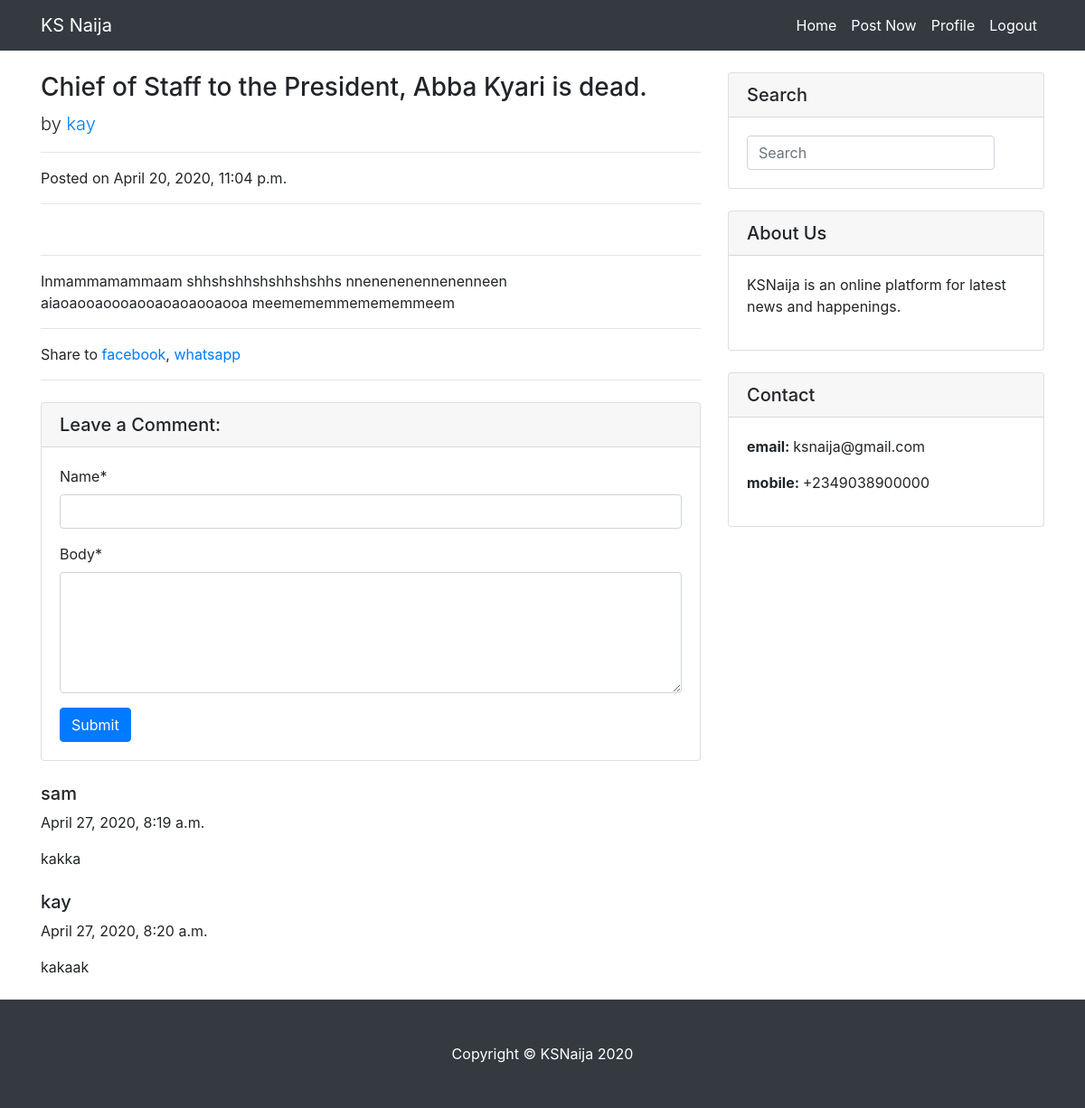
Page /post/2/ (signed in) on the committed database.
### blog/models.py (models this page shows, shortened)
class Post(models.Model):
    title = models.CharField(max_length=100)
    content = models.TextField()
    date = models.DateTimeField(auto_now_add=True)
    author = models.ForeignKey(User, on_delete=models.CASCADE)
    image = CloudinaryField('image')
    def get_absolute_url(self):
        return reverse('post-detail', kwargs={'pk': self.pk})

class Comment(models.Model):
    name = models.CharField(max_length=100)
    body = models.TextField()
    post = models.ForeignKey(Post, related_name='comments', on_delete=models.CASCADE)
    added_date = models.DateTimeField(auto_now_add=True)
    active = models.BooleanField(default=True)

### blog/views.py (the view)
# urls.py: path('post/<int:pk>/', PostDetail, name='post-detail'),
@login_required
def PostDetail(request, pk):
    post = get_object_or_404(Post, pk=pk)
    comments = post.comments.filter(active=True)
    new_comment = None
    if request.method == 'POST':
        comment_form = CommentForm(data=request.POST)
        if comment_form.is_valid():
            new_comment = comment_form.save(commit=False)
            new_comment.post = post
            new_comment.save()
    else:
        comment_form = CommentForm()
    context = {
        'post': post,
        'comments': comments,
        'new_comment': new_comment,
        'comment_form': comment_form
    }
    return render(request, 'blog/detail.html', context)

### blog/forms.py
class CommentForm(forms.ModelForm):
    class Meta:
        model = Comment
        fields = ['name', 'body']
        widgets = {'body': forms.Textarea(attrs={'cols': 20, 'rows': 5})}

### blog/templates/blog/detail.html (shortened to what this page needs)
{% extends 'blog/base.html' %}
{% block content %}
    {% load thumbnail %}
    {% load crispy_forms_tags %}
      <div class="col-lg-8">
        <h3 class="mt-4">{{ post.title }}</h3>
        <p class="lead">
          by
          <a href="{% url 'user-post' post.author.username %}">{{ post.author }}</a>
        </p>
        <hr>
        <p>Posted on {{ post.date }}</p>
        <hr>
        <hr>
        <p>{{ post.content }}</p>
        <hr>
      <p>Share to <a href="https://www.facebook.com/sharer.php?href={{ post.get_absolute_url }}">facebook</a>,
       <a href="https://wa.me/?text={{ post.get_absolute_url }}">whatsapp</a></p>
      <hr>
        <div class="card my-4">
      {% if new_comment %}
            <h5>Your comment has been added</h5>
            {% else %}
          <h5 class="card-header">Leave a Comment:</h5>
          <div class="card-body">
            <form method="POST"> {% csrf_token %}
                {{ comment_form|crispy }}
              <button type="submit" class="btn btn-primary">Submit</button>
            </form>
          </div>
        {% endif %}
        </div>
      {% for comment in comments %}
      <div class="media mb-4">
          <div class="media-body">
            <h5 class="mt-0">{{ comment.name }}</h5>
              <p>{{ comment.added_date }}</p>
            {{ comment.body }}
          </div>
      </div>
      {% endfor %}
          </div>
{% endblock %}

### blog/static/blog/css/blog-home.css (style rules this page uses)
body { padding-top: 56px; }

### rows in the picture
Post: title "Chief of Staff to the President, Abba Kyari is dead.", author "kay", date "April 20, 2020, 11:04 p.m.", content "Inmammamammaam shhshshhshshhshshhs nnenenenennenenneen aiaoaooaoooaooaoaoaooaooa meemememmemememmeem"
Comment: name "sam", added_date "April 27, 2020, 8:19 a.m.", body "kakka"
Comment: name "kay", added_date "April 27, 2020, 8:20 a.m.", body "kakaak"
